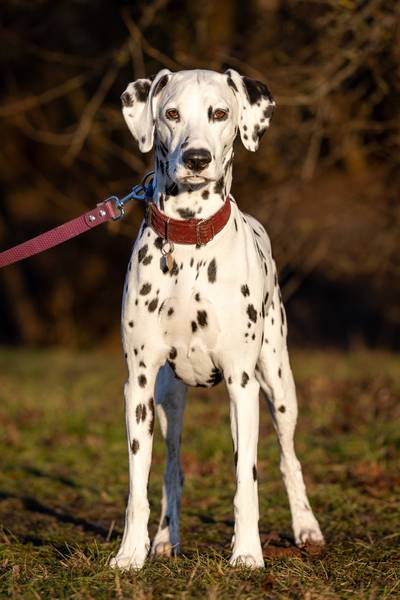
#> input picture images/thumbs/2026-02-26_7d87ea98.jpg, 400 x 600 px
$ python -i sync_photos.py   (imports and definitions only)
#> lines starting #> are read from the running program, lines starting #| are printed output that depends on the picture
#!/usr/bin/env python3
"""
Sync new photos from a public Google Photos shared album
=======================================================

Downloads only the photos that are not already on the site, creates the
same optimized thumbnails / medium versions as ``process_photos.py`` and
updates ``js/photos.json``. Existing entries, their order and their alt
texts are left untouched.

Usage:
    pip install -r requirements.txt
    python scripts/sync_photos.py                 # add new photos at the top
    python scripts/sync_photos.py --dry-run       # only show what would be added
    python scripts/sync_photos.py --insert-at bottom
    python scripts/sync_photos.py --deploy        # commit + push after syncing

The album link must be a public "shared album" link (Anyone with the link
can view). Photos are de-duplicated visually (perceptual hash), so photos
that were already downloaded from the album are never added twice.
"""

from __future__ import annotations

import argparse
import hashlib
import io
import json
import os
import re
import subprocess
import sys
import time
import urllib.error
import urllib.request
from concurrent.futures import ThreadPoolExecutor
from datetime import datetime, timezone
from pathlib import Path

try:
    from PIL import Image, ImageOps
except ImportError:
    sys.exit(
        "Error: Pillow is required.\n"
        "Install it with: pip install -r requirements.txt"
    )

# ---------------------------------------------------------------------------
# Config
# ---------------------------------------------------------------------------

PROJECT_ROOT = Path(__file__).resolve().parent.parent
THUMBS_DIR = PROJECT_ROOT / "images" / "thumbs"
MEDIUM_DIR = PROJECT_ROOT / "images" / "medium"
MANIFEST_PATH = PROJECT_ROOT / "js" / "photos.json"

DEFAULT_ALBUM_URL = "https://photos.app.goo.gl/bYWFbXo7h8d5qz8f7"

THUMB_WIDTH = 400
THUMB_QUALITY = 70
MEDIUM_WIDTH = 1200
MEDIUM_QUALITY = 85

# Enough resolution for the 1200 px medium image, without downloading the
# full 25-50 MP original for every photo.
DOWNLOAD_WIDTH = 2048

# dHash distance at or below this value means "same photo, different size".
# Measured on this portfolio: already published photos score 0-5, while
# genuinely different photos score 16+.
DUPLICATE_THRESHOLD = 6

USER_AGENT = (
    "Mozilla/5.0 (Windows NT 10.0; Win64; x64) "
    "AppleWebKit/537.36 (KHTML, like Gecko) "
    "Chrome/126.0.0.0 Safari/537.36"
)

ALT_TEMPLATES = [
    "Portret psa - portfolio psiej fotografii",
    "Psia sesja zdjęciowa - portfolio psiej fotografii",
    "Artystyczna fotografia psa - portfolio psiej fotografii",
    "Pies w obiektywie - portfolio psiej fotografii",
    "Naturalny portret psa - portfolio psiej fotografii",
    "Psia fotografia - portret czworonoga",
]

# ---------------------------------------------------------------------------
# HTTP
# ---------------------------------------------------------------------------


# [154 lines left out: functions http_get, _is_photo_item, _find_photo_items, parse_album, dhash, not called in this run]


def hamming_distance(first: int, second: int) -> int:
    return (first ^ second).bit_count()


# [20 lines left out: functions existing_photo_hashes, album_thumbnail_hash, not called in this run]


# ---------------------------------------------------------------------------
# Image processing
# ---------------------------------------------------------------------------


def process_photo(photo: dict) -> dict | None:
    """Download one photo and write its thumb + medium versions."""
    digest = hashlib.sha1(photo["id"].encode("utf-8")).hexdigest()[:8]
    filename = f"{photo['taken_at']:%Y-%m-%d}_{digest}.jpg"

    thumb_path = THUMBS_DIR / filename
    medium_path = MEDIUM_DIR / filename

    # A previous interrupted run may already have written both files.
    if not (thumb_path.is_file() and medium_path.is_file()):
        try:
            data = http_get(photo["url"])
            with Image.open(io.BytesIO(data)) as image:
                image = ImageOps.exif_transpose(image)
                if image.mode not in ("RGB", "L"):
                    image = image.convert("RGB")

                width, height = image.size

                thumb_height = max(1, round(height * THUMB_WIDTH / width))
                thumb = image.resize((THUMB_WIDTH, thumb_height), Image.LANCZOS)
                _save_jpeg(thumb, thumb_path, THUMB_QUALITY)

                if width > MEDIUM_WIDTH:
                    medium_height = max(1, round(height * MEDIUM_WIDTH / width))
                    medium = image.resize((MEDIUM_WIDTH, medium_height), Image.LANCZOS)
                else:
                    medium = image.copy()
                _save_jpeg(medium, medium_path, MEDIUM_QUALITY)
        except Exception as exc:  # noqa: BLE001 - keep syncing other photos
            print(f"  ✗ {photo['taken_at']:%Y-%m-%d} {photo['id'][:12]}: {exc}")
            return None

    alt_index = int(hashlib.sha1(photo["id"].encode("utf-8")).hexdigest(), 16)
    alt_index %= len(ALT_TEMPLATES)

    return {
        "thumb": f"images/thumbs/{filename}",
        "medium": f"images/medium/{filename}",
        "alt": ALT_TEMPLATES[alt_index],
    }


# [200 lines left out: functions _save_jpeg, load_manifest, save_manifest, deploy, main, not called in this run]


# [7 lines not run here, left out]

>>> import cv2
>>> picture = cv2.imread('../images/thumbs/2026-02-26_7d87ea98.jpg', cv2.IMREAD_GRAYSCALE)
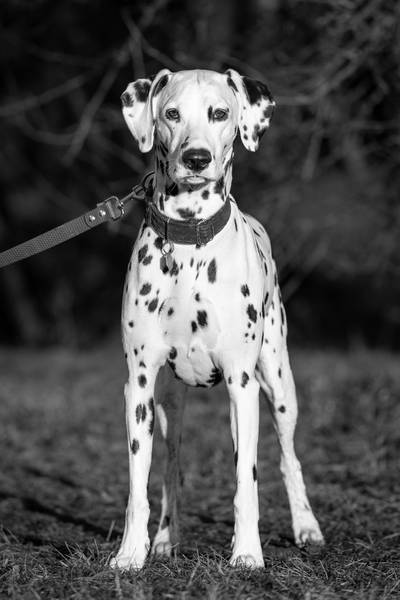
#> picture: shape (600, 400); min 0, max 255, mean 79.9
#> (the run stopped early here; a loop or call above may not have finished)

$ run again, on images/thumbs/2026-03-21_392fed5a.jpg
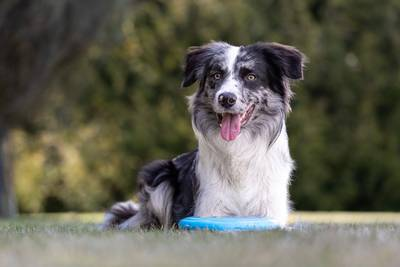
#> input picture images/thumbs/2026-03-21_392fed5a.jpg, 400 x 267 px
#> `picture = cv2.imread('../images/thumbs/2026-02-26_7d87ea98.jpg', cv2.I..`:
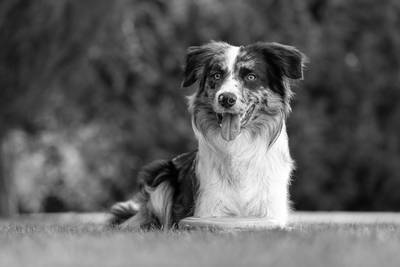
#> picture: shape (267, 400); min 0, max 255, mean 96.1

$ run again, on images/thumbs/2026-03-22_9b5ab5ec.jpg
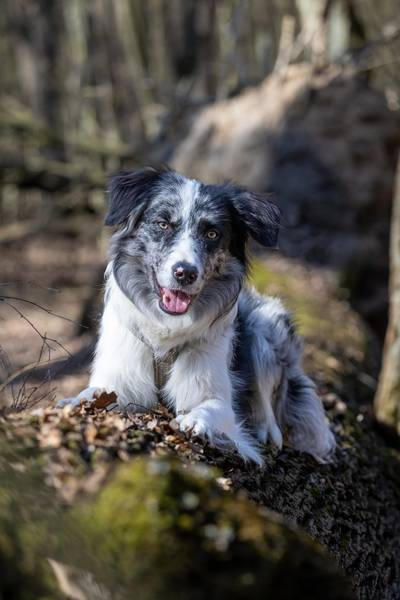
#> input picture images/thumbs/2026-03-22_9b5ab5ec.jpg, 400 x 600 px
#> `picture = cv2.imread('../images/thumbs/2026-02-26_7d87ea98.jpg', cv2.I..`:
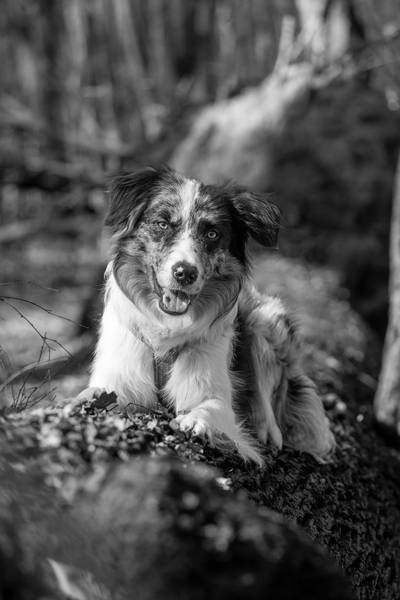
#> picture: shape (600, 400); min 0, max 255, mean 83

$ run again, on images/thumbs/2026-03-22_b951c0ce.jpg
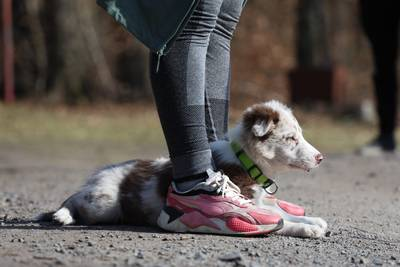
#> input picture images/thumbs/2026-03-22_b951c0ce.jpg, 400 x 267 px
#> `picture = cv2.imread('../images/thumbs/2026-02-26_7d87ea98.jpg', cv2.I..`:
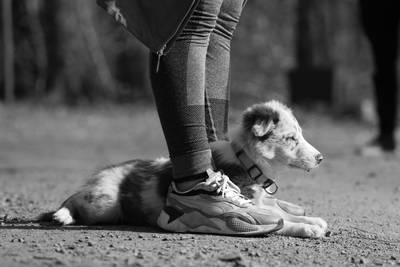
#> picture: shape (267, 400); min 0, max 255, mean 92.7
